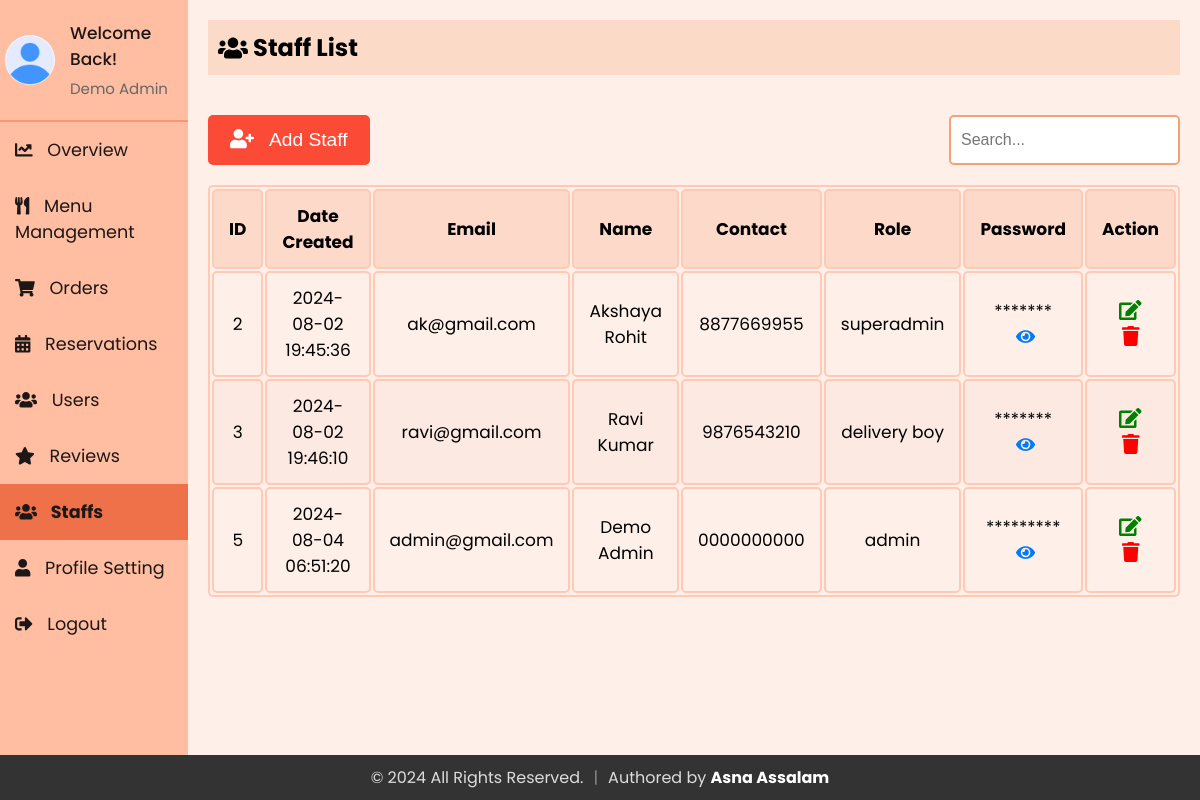
Screenshot of /Admin/staffs.php (signed in) with the database file from the repository.
### tables this page shows
CREATE TABLE `staff` (
  `id` int(11) NOT NULL,
  `firstName` varchar(50) NOT NULL,
  `lastName` varchar(50) NOT NULL,
  `email` varchar(100) NOT NULL,
  `contact` varchar(15) DEFAULT NULL,
  `role` enum('superadmin','admin','delivery boy','waiter') NOT NULL,
  `password` varchar(255) NOT NULL,
  `createdAt` timestamp NOT NULL DEFAULT current_timestamp(),
  `updatedAt` timestamp NOT NULL DEFAULT current_timestamp() ON UPDATE current_timestamp(),
  `profile_image` varchar(255) NOT NULL DEFAULT 'default.jpg'
);

### Admin/sidebar.php (called while the page is built, shortened)
<?php
include 'db_connection.php';
$admin_email = isset($_SESSION['email']) ? $_SESSION['email'] : '';
function getAdminInfo($email)
{
  global $conn;
  $stmt = $conn->prepare("SELECT firstName, lastName, email, profile_image FROM staff WHERE email = ?");
  $stmt->bind_param("s", $email);
  $stmt->execute();
  $stmt->bind_result($firstName, $lastName, $email,  $profile_image);
  return [
    'firstName' => $firstName ?: '',
    'lastName' => $lastName ?: '',
    'email' => $email ?: '',
    'profile_image' => $profile_image ?: 'default.jpg'
  ];
}
$admin_info = getAdminInfo($admin_email);
?>

### Admin/staffs.php (the view, shortened to what this page needs)
<?php
include 'db_connection.php';
$search = '';
?>
<?php
include 'sidebar.php';
?>
<!DOCTYPE html>
<html lang="en">
<head>
  <link rel="stylesheet" href="https://cdnjs.cloudflare.com/ajax/libs/font-awesome/5.15.3/css/all.min.css">
  <link rel="stylesheet" href="sidebar.css">
  <link rel="stylesheet" href="admin_user.css">
</head>
<body>
  <div class="sidebar">
    <div class="profile-section">
      <img src="../uploads/<?php echo htmlspecialchars($admin_info['profile_image']); ?>" alt="Profile Picture">
      <div class="info">
        <h3>Welcome Back!</h3>
        <p><?php echo htmlspecialchars($admin_info['firstName']) . ' ' . htmlspecialchars($admin_info['lastName']); ?></p>
      </div>
    </div>
    <ul>
      <li><a href="index.php"><i class="fas fa-chart-line" style="margin-right: 10px;"></i> Overview</a></li>
      <li><a href="admin_menu.php" ><i class="fas fa-utensils" style="margin-right: 10px;"></i> Menu Management</a></li>
      <li><a href="admin_orders.php"><i class="fas fa-shopping-cart" style="margin-right: 10px;"></i> Orders</a></li>
      <li><a href="reservations.php"><i class="fas fa-calendar-alt" style="margin-right: 10px;"></i> Reservations</a></li>
      <li><a href="users.php"><i class="fas fa-users" style="margin-right: 10px;"></i> Users</a></li>
      <li><a href="reviews.php"><i class="fas fa-star" style="margin-right: 10px;"></i> Reviews</a></li>
      <li><a href="staffs.php" class="active"><i class="fas fa-users" style="margin-right: 10px;"></i> Staffs</a></li>
      <li><a href="profile.php"><i class="fas fa-user" style="margin-right: 10px;"></i> Profile Setting</a></li>
      <li style="margin-right: 10px;"><a href="logout.php"><i class="fas fa-sign-out-alt" style="margin-right: 10px;"></i> Logout</a></li>
    </ul>
  </div>
  <div class="content">
    <div class="header">
      <h2><i class="fas fa-users"></i>&nbsp;Staff List</h2>
    </div>
    <div class="actions">
      <button onclick="openaddUserModal()"><i class="fas fa-user-plus"></i> &nbsp; Add Staff</button>
      <form method="POST" id="searchForm" class="search-bar">
        <input type="text" name="search" placeholder="Search..." value="<?php echo htmlspecialchars($search); ?>">
      </form>
    </div>
    <table id="userTable">
      <thead>
        <tr>
          <th>ID</th>
          <th>Date Created</th>
          <th>Email</th>
          <th>Name</th>
          <th>Contact</th>
          <th>Role</th>
          <th>Password</th>
          <th>Action</th>
        </tr>
      </thead>
      <tbody>
        <?php
        $sql = "SELECT * FROM staff";
        $result = $conn->query($sql);
        if ($result->num_rows > 0) {
          while ($row = $result->fetch_assoc()) {
            $passwordMasked = str_repeat('*', strlen($row['password']));
            echo "<tr>
                      <td>{$row['id']}</td>
                      <td>{$row['createdAt']}</td>
                      <td>{$row['email']}</td>
                      <td>{$row['firstName']} {$row['lastName']}</td>
                      <td>{$row['contact']}</td>
                      <td>{$row['role']}</td>
                      <td>
                          <span class='password-masked'>{$passwordMasked}</span>
                          <span class='password-visible' style='display: none;'>{$row['password']}</span>
                          <i class='fas fa-eye toggle-password' onclick='togglePassword(this)'></i>
                      </td>
                      <td>
                          <button id='editbtn' onclick='openEditUserModal(this)' data-email='{$row['email']}' data-firstname='{$row['firstName']}' data-lastname='{$row['lastName']}' data-contact='{$row['contact']}' data-role='{$row['role']}' data-password='{$row['password']}'><i class='fas fa-edit'></i></button>
                          <button id='deletebtn' onclick=\"deleteItem('{$row['email']}')\"><i class='fas fa-trash'></i></button>
                      </td>
                  </tr>";
          }
        } else {
          echo "<tr><td colspan='8' style='text-align: center;'>No Users Found</td></tr>";
        }
        ?>
      </tbody>
    </table>
  </div>
</body>
</html>

### Admin/sidebar.css (style rules this page uses)
* { margin: 0; padding: 0; box-sizing: border-box; }
body { background: #fef0e8; font-family: "Poppins", sans-serif; display: flex; flex-direction: row; margin: 0; }
.sidebar { width: 250px; background-color: #ffbda1; color: #1d1818; overflow: auto; position: relative; min-height: 100vh; font-size: 1.1rem }
.sidebar ul li a { display: block; padding: 15px; text-decoration: none; color: #1d1818; transition: background-color 0.3s; }
.sidebar ul li a.active { background-color:#ee7149; font-weight: bold; }
.sidebar ul { list-style-type: none; padding: 0; }
.content { flex: 1; padding: 20px; }
.header { padding: 10px; background-color: #fbdac7; margin-bottom: 20px; display: flex; align-items: center; }
.header h2 { display: flex; align-items: center; }
.profile-section { padding: 20px 5px 20px 5px; display: flex; align-items: center; border-bottom: 2px solid rgba(253, 108, 77, 0.5); }
.profile-section img { width: 50px; height: 50px; border-radius: 50%; margin-right: 15px; }
.profile-section .info { flex-grow: 1; }
.profile-section .info h3 { margin: 0; font-size: 17px; font-weight: 500; }
.profile-section .info p { margin: 5px 0 0; font-size: 15px; color: #666; }
.sidebar ul li a.active { font-weight: bold; }

### Admin/admin_user.css (style rules this page uses)
* { margin: 0; padding: 0; }
body { background: #fef0e8; font-family: "Poppins", sans-serif; margin: 0; }
.content { margin-bottom: 40px; }
.actions { display: flex; justify-content: space-between; align-items: center; margin-top: 40px; margin-bottom: 20px; }
#userTable td { position: relative; }
#userTable .fa-eye, #userTable .fa-eye-slash { cursor: pointer; margin-left: 5px; color: #007bff; }
.search-bar input { padding: 14px 10px; font-size: 16px; border-radius: 5px; border: 2px solid #f4a178; cursor: pointer; outline: none; }
.header { padding: 10px; background-color: #fbdac7; margin-bottom: 20px; display: flex; align-items: center; }
table { width: 100%; border: 2px solid #ffc9b3; font-size: 17px; text-align: center; cursor: pointer; border-radius: 5px; }
table th, table td { padding: 12px 15px; border: 2px solid #ffc9b3; border-radius: 5px; }
table th { background-color: #fdd9c9; }
table tr:nth-of-type(even) { background-color: #fce9e2; }
button { background-color: #fb4a36; color: white; border: 2px solid #fb4a36; padding: 12px 20px; cursor: pointer; border-radius: 5px; transition: all 0.3s ease; font-size: 1.2rem; }
#editbtn, #deletebtn { font-size: 20px; background: none; border: none; padding: 0 0 0 0; outline: none; cursor: pointer; padding: 0 5px 0 5px; }
#editbtn { color: green; }
#deletebtn { color: red; }
.sidebar ul li a.active { font-weight: bold; }

### Admin/staffs.php (style rules this page uses)
.sidebar ul li a.active { font-weight: bold; }

### rows the page displays
staff: profile_image (placeholder picture), firstName "Demo", lastName "Admin", id "5", createdAt "2024-08-04 06:51:20", email "admin@gmail.com", contact "0000000000", role "admin", password "*********"
staff: id "2", createdAt "2024-08-02 19:45:36", email "ak@gmail.com", firstName "Akshaya", lastName "Rohit", contact "8877669955", role "superadmin", password "*******"
staff: id "3", createdAt "2024-08-02 19:46:10", email "ravi@gmail.com", firstName "Ravi", lastName "Kumar", contact "9876543210", role "delivery boy", password "*******"
